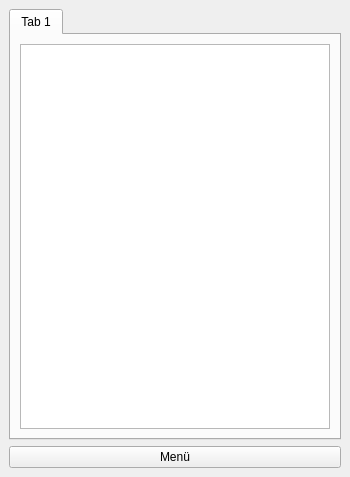
<?xml version="1.0" encoding="UTF-8"?>
<ui version="4.0">
 <class>MainWindow</class>
 <widget class="QMainWindow" name="MainWindow">
  <property name="geometry">
   <rect>
    <x>0</x>
    <y>0</y>
    <width>350</width>
    <height>477</height>
   </rect>
  </property>
  <property name="minimumSize">
   <size>
    <width>200</width>
    <height>0</height>
   </size>
  </property>
  <property name="focusPolicy">
   <enum>Qt::TabFocus</enum>
  </property>
  <property name="windowTitle">
   <string>Teszt</string>
  </property>
  <property name="locale">
   <locale language="Hungarian" country="Hungary"/>
  </property>
  <widget class="QWidget" name="centralwidget">
   <layout class="QGridLayout" name="gridLayout">
    <item row="0" column="0">
     <widget class="QTabWidget" name="tabWidget">
      <property name="currentIndex">
       <number>0</number>
      </property>
      <widget class="QWidget" name="tab">
       <attribute name="title">
        <string>Tab 1</string>
       </attribute>
       <layout class="QGridLayout" name="gridLayout_2">
        <item row="0" column="0">
         <widget class="QListView" name="listView"/>
        </item>
       </layout>
      </widget>
     </widget>
    </item>
    <item row="1" column="0">
     <widget class="QPushButton" name="menuButton">
      <property name="text">
       <string>Menü</string>
      </property>
     </widget>
    </item>
   </layout>
  </widget>
 </widget>
 <resources/>
 <connections/>
</ui>
